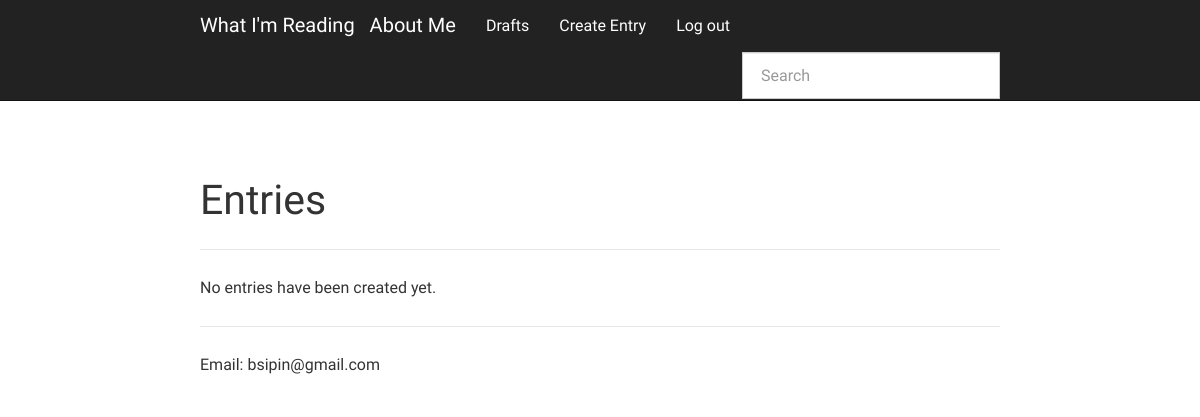
The page /drafts/ (signed in) on the database as committed earlier.
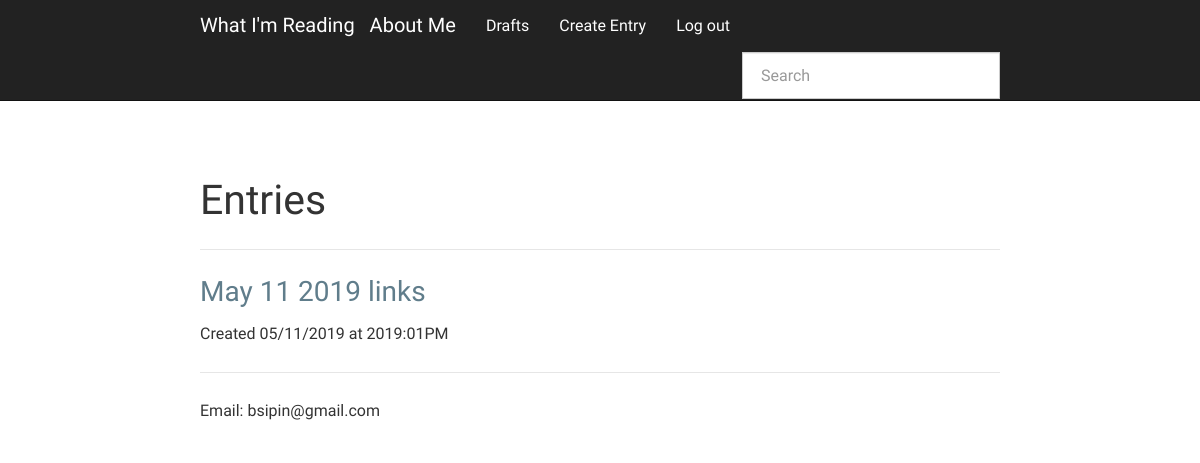
The same page on the database as committed later.
### app.py (models this page shows, shortened)
class Entry(flask_db.Model):
    title = CharField()
    slug = CharField(unique=True)
    content = TextField()
    published = BooleanField(index=True)
    timestamp = DateTimeField(default=datetime.datetime.now, index=True)
    @classmethod
    def drafts(cls):
        return Entry.select().where(Entry.published == False)

### app.py (the view)
    @classmethod
    def drafts(cls):
        return Entry.select().where(Entry.published == False)

### app.py (called while the page is built)
def login_required(fn):
    @functools.wraps(fn)
    def inner(*args, **kwargs):
        if session.get('logged_in'):
            return fn(*args, **kwargs)
        return redirect(url_for('login', next=request.path))
    return inner

@app.route('/drafts/')
@login_required
def drafts():
    query = Entry.drafts().order_by(Entry.timestamp.desc())
    return object_list('index.html', query, check_bounds=False)

### templates/index.html (shortened to what this page needs)
{% extends "base.html" %}
{% block content_title %}{% if search %}Search "{{ search }}"{% else %}Entries{% endif %}{% endblock %}
{% block content %}
  {% for entry in object_list %}
    <h3>
      <a href="{% if entry.published %}{{ url_for('detail', slug=entry.slug) }}{% else %}{{ url_for('edit', slug=entry.slug) }}{% endif %}">
        {{ entry.title }}
      </a>
    </h3>
    <p>Created {{ entry.timestamp.strftime('%m/%d/%Y at %G:%I%p') }}</p>
  {% else %}
    <p>No entries have been created yet.</p>
  {% endfor %}
{% endblock %}

### templates/base.html (shortened to what this page needs)
<!doctype html>
<html>
  <head>
    <link rel=stylesheet type=text/css href="{{ url_for('static', filename='css/blog.min.css') }}" />
    <link rel=stylesheet type=text/css href="{{ url_for('static', filename='css/hilite.css') }}" />
  </head>
  <body>
    <div class="navbar navbar-default navbar-static-top" role="navigation">
      <div class="container">
        <div class="navbar-header">
          <a class="navbar-brand" href="{{ url_for('index') }}">What I'm Reading</a>
          <a class="navbar-brand" href="{{ url_for('about') }}">About Me</a>
        </div>
        <div class="navbar-collapse collapse">
          <ul class="nav navbar-nav">
            {% if session.logged_in %}
              <li><a href="{{ url_for('drafts') }}">Drafts</a></li>
              <li><a href="{{ url_for('create') }}">Create Entry</a></li>
              <li><a href="{{ url_for('logout') }}">Log out</a></li>
            {% endif %}
          </ul>
          {% block search_bar %}
            <form action="{{ url_for('index') }}" class="navbar-form navbar-right" id="search-form" method="get" role="search">
              <div class="form-group">
                <input class="form-control" name="q" placeholder="Search" type="text" value="{% if search %}{{ search }}{% endif %}">
              </div>
            </form>
          {% endblock %}
        </div>
      </div>
    </div>
    <div class="container">
      {% block page_header %}
        <div class="page-header">
          <h1>{% block content_title %}{% endblock %}</h1>
        </div>
      {% endblock %}
      {% block content %}{% endblock %}
      <footer>
        <hr />
        <p>Email: bsipin@gmail.com</p>
      </footer>
    </div>
  </body>
</html>

Rows that differ between the two databases and show on the page:
added Entry: title "May 11 2019 links", timestamp "05/11/2019 at 2019:01PM"
Other text that changed with them:
text no longer shown: "No entries have been created yet."
